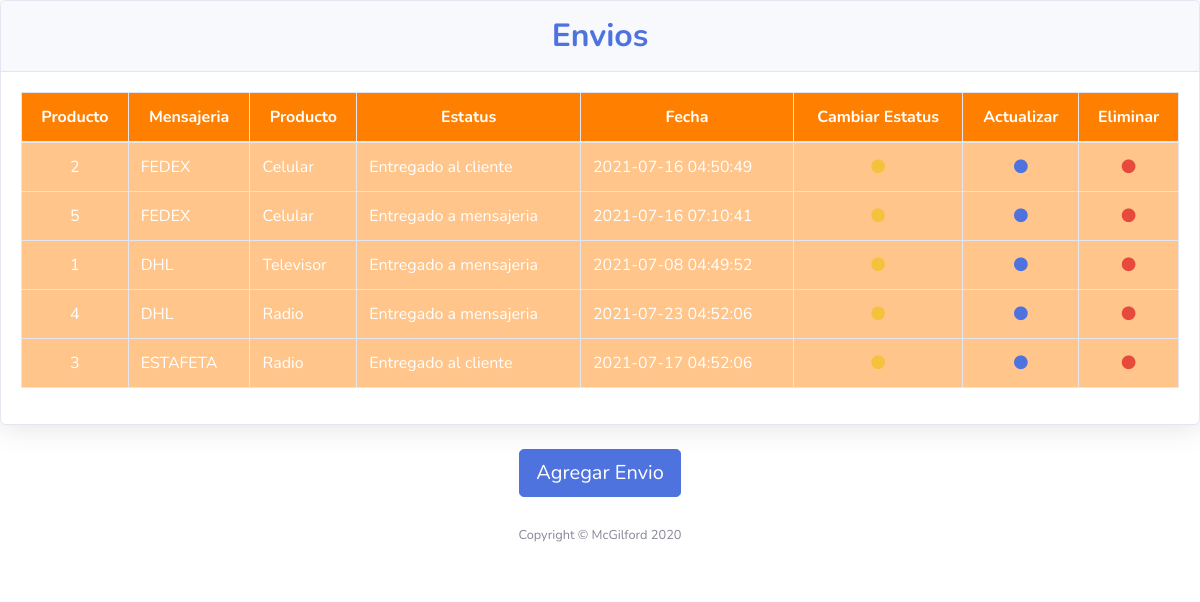
The page / on the database its author committed.
### tables this page shows
CREATE TABLE `shipment` (
  `id_shipment` int(11) NOT NULL,
  `id_courier` int(11) DEFAULT NULL,
  `id_product` int(11) DEFAULT NULL,
  `id_status` int(11) DEFAULT NULL,
  `timestamp` timestamp NOT NULL DEFAULT current_timestamp()
);

CREATE TABLE `couriers` (
  `id_courier` int(11) NOT NULL,
  `name` varchar(20) DEFAULT NULL,
  `timestamp` timestamp NOT NULL DEFAULT current_timestamp()
);

CREATE TABLE `products` (
  `id_product` int(11) NOT NULL,
  `name` varchar(30) DEFAULT NULL,
  `timestamp` timestamp NOT NULL DEFAULT current_timestamp()
);

CREATE TABLE `status` (
  `id_status` int(11) NOT NULL,
  `name` varchar(30) DEFAULT NULL,
  `timestamp` timestamp NOT NULL DEFAULT current_timestamp()
);

### controllers/Envios.php (called while the page is built)
<?php
    class enviosController{
        public function index(){
            require_once "models/EnviosModel.php";
            $envios = new enviosModel();
            $data["envios"]=$envios->getEnvios();
            require_once "views/envios.php";
        }
    }
?>

### index.php (called while the page is built)
<?php
    require_once "config/connect.php";
    require_once "controllers/Envios.php";
    $control = new enviosController();
    $control->index();
?>

### config/connect.php (called while the page is built)
<?php
class Conectar{
	public static function conexion()
	{
		$server = "localhost";
		$username = "root";
		$password = "";
		$db = "repartidores";
		$con = new mysqli($server, $username, $password, $db);
		return $con;
	}
}
?>

### models/EnviosModel.php (called while the page is built)
<?php
    class enviosModel{
        private $db;
        private $envios;
        public function __construct(){
            $this->db = Conectar::conexion();
            $this->envios = array();
        }
        public function getEnvios(){
            $sql = "SELECT S.id_shipment AS ID, M.name AS Mname, P.name AS Pname,E.name AS Ename, S.timestamp AS Stimestamp
            FROM shipment S, couriers M, products P, status E
            WHERE S.id_courier=M.id_courier AND S.id_product = P.id_product AND S.id_status = E.id_status";
            $res = $this->db->query($sql);
            while($row = $res->fetch_assoc())
            {
                $this->envios[]= $row;
            }
            return $this->envios;
        }
    }
?>

### views/envios.php (the view, shortened to what this page needs)
<!DOCTYPE html>
<html lang="es">
<head>
    <link href="vendor/fontawesome-free/css/all.min.css" rel="stylesheet" type="text/css">
    <link href="css/style.css" rel="stylesheet">
    <link href="css/style-personalize.css" rel="stylesheet">
    <link rel="stylesheet" href="https://cdnjs.cloudflare.com/ajax/libs/font-awesome/4.7.0/css/font-awesome.min.css">
</head>
<body id="page-top">
                    <div class="card shadow mb-4">
                        <div class="card-header py-3">
                            <h2 class="m-0 font-weight-bold text-primary text-center">Envios</h2>
                        </div>
                        <div class="card-body">
                            <div class="table-responsive">
                                <table class="table table-bordered" id="dataTable" width="100%" cellspacing="0">
                                    <thead>
                                        <tr>
                                            <th>Producto</th>
                                            <th>Mensajeria</th>
                                            <th>Producto</th>
                                            <th>Estatus</th>
                                            <th>Fecha</th>
                                            <th>Cambiar Estatus</th>
                                            <th>Actualizar</th>
                                            <th>Eliminar</th>
                                        </tr>
                                    </thead>
                                    <tbody>
                                        <?php
                                        foreach($data["envios"] as $dato)
                                        {
                                            echo "<tr>";
                                                echo "<td class='text-center' id='operation-".$dato["ID"]."'>".$dato["ID"]."</td>";
                                                echo "<td>".$dato["Mname"]."</td>";
                                                echo "<td>".$dato["Pname"]."</td>";
                                                echo "<td id='estatus-".$dato["Ename"]."'>".$dato["Ename"]."</td>";
                                                echo "<td>".$dato["Stimestamp"]."</td>";
                                                echo '<td class="text-center" id="change-status-'.$dato["ID"].'" onclick="ChangeStatus(this.id)"><i class="fa fa-circle text-warning"></i></td>';
                                                echo '<td class="text-center" id="update-status-'.$dato["ID"].'" onclick="Update(this.id)"><i class="fa fa-circle text-primary"></i></td>';
                                                echo '<td class="text-center" id="delete-status-'.$dato["ID"].'" onclick="Delete(this.id)"><i class="fa fa-circle text-danger"></i></td>';
                                            echo "</tr>";
                                        }
                                        ?>
                                    </tbody>
                                </table>
                            </div>
                        </div>
                    </div>
                    <div class="row justify-content-center">
                        <input type="button" class="btn btn-primary btn-lg btn-default" value="Agregar Envio" id="btn-send">
                    </div>
            <footer class="sticky-footer bg-white">
                <div class="container my-auto">
                    <div class="copyright text-center my-auto">
                        <span>Copyright &copy; McGilford 2020</span>
                    </div>
                </div>
            </footer>
</body>
</html>

### css/style-personalize.css (style rules this page uses)
thead { background-color: rgba(255, 128, 0, 1); color: white; text-align: center; }
td { background-color: rgb(255, 197, 139); color: white; border-color: rgba(255, 128, 0, 1); }

### rows shown on the page
shipment: id_shipment "2", id_courier.name "FEDEX", id_product.name "Celular", id_status.name "Entregado al cliente", timestamp "2021-07-16 04:50:49"
shipment: id_shipment "5", id_courier.name "FEDEX", id_product.name "Celular", id_status.name "Entregado a mensajeria", timestamp "2021-07-16 07:10:41"
shipment: id_shipment "1", id_courier.name "DHL", id_product.name "Televisor", id_status.name "Entregado a mensajeria", timestamp "2021-07-08 04:49:52"
shipment: id_shipment "4", id_courier.name "DHL", id_product.name "Radio", id_status.name "Entregado a mensajeria", timestamp "2021-07-23 04:52:06"
shipment: id_shipment "3", id_courier.name "ESTAFETA", id_product.name "Radio", id_status.name "Entregado al cliente", timestamp "2021-07-17 04:52:06"
